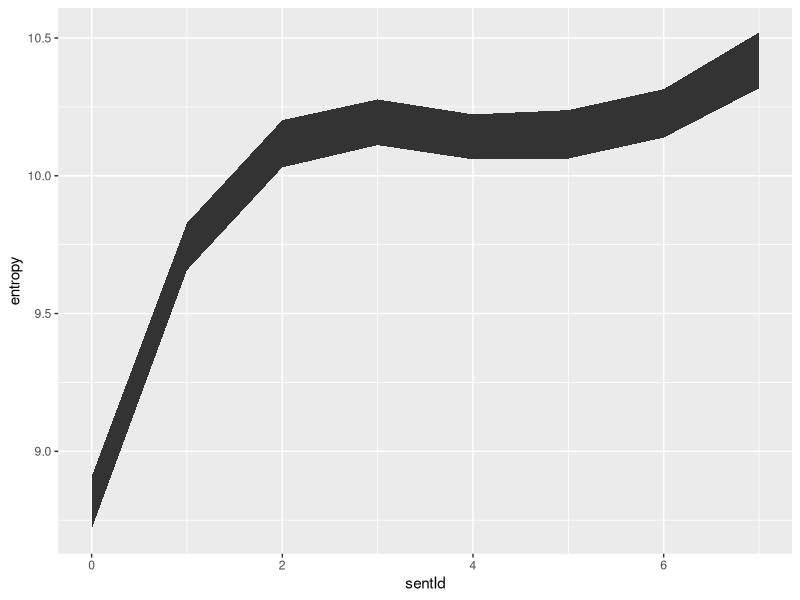

Source code (R):
# Examine the entropy results
# Yang Xu
# 9/10/2016

library(data.table)
library(lme4)
library(lmerTest)
library(ggplot2)

# read data
df = read.table(file = 'init_posts_entropy_samepos.txt', sep = ',', header = F)
colnames(df) = c('postId', 'sentId', 'entropy')
dt = data.table(df)

summary(dt$sentId)

# model
summary(lmer(entropy ~ sentId + (1|postId), dt))

# plot
p = ggplot(dt, aes(x = sentId, y = entropy)) +
    stat_summary(fun.data = mean_cl_boot, geom = 'ribbon', aes(.alpha = .5))
plot(p)
